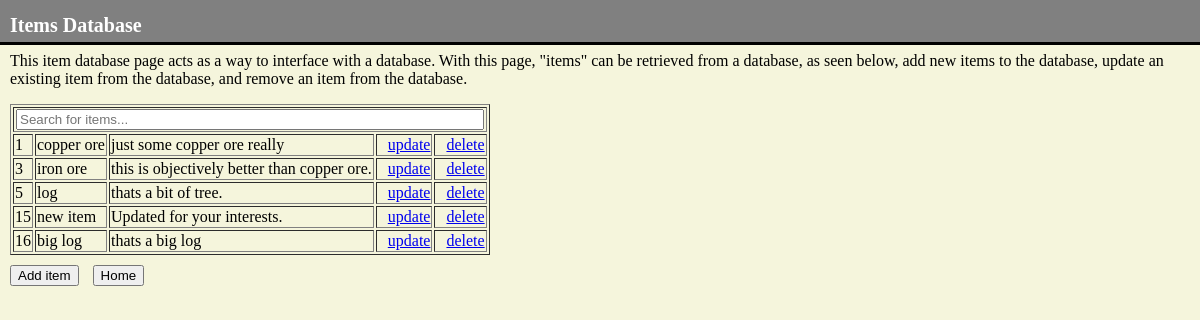
The app's page /items/ with its own data.
### items/models.py (models this page shows)
class Items(models.Model):
  itemname = models.CharField(max_length=255)
  itemdesc = models.CharField(max_length=255)

### items/views.py (the view)
# urls.py: path('', views.index, name='index'),
def index (request) :
    items = Items.objects.all().values()
    template = loader.get_template('index.html')
    context = {
        'items' : items,
    }
    return HttpResponse(template.render(context, request))

### items/templates/index.html (shortened to what this page needs)
<!DOCTYPE html>
{% load static %}
<HTML>
    <head>
        <link rel="stylesheet" href="{% static 'items/index.css' %}">
    </head>
<body>
<div class = "header">
    <h1>Items Database</h1>
</div>
<br><br>
<p>This item database page acts as a way to interface with a database.
With this page, "items" can be retrieved from a database, as seen below,
add new items to the database, update an existing item from the database,
and remove an item from the database.
</p>
<div id="itemContainer" class="container">
    <table border="1", id="itemsTable">
        <th colspan="5"><input type="text" id="itemInput" placeholder="Search for items..." onkeyup='searchTable()'></input></th>
        {% for item in items %}
        <tr>
        <td>{{ item.id }}</td>
        <td>{{ item.itemname }}</td>
        <td>{{ item.itemdesc }}</td>
        <td><a href="update/{{ item.id }}">update</a></td>
        <td><a href="delete/{{ item.id }}">delete</a></td>
        </tr>
        {% endfor %}
        </table>
</div>
<div id="buttonContainer" class="buttonContainer">
    <a href="add/"><button>Add item</button></a>
    <a href="/"><button>Home</button></a>
</div>
</body>
</HTML>

### items/static/items/index.css (style rules this page uses)
.header { margin-left:0%; text-align: justify; height: 40px; padding: 1em; background: gray; padding-left:10px; padding-bottom: 1px; padding-top: 1px; border-color:black; border-bottom-style: solid; position: fixed; width: 100%; color:white; }
body { margin:0; background-color:beige; }
h1 { font-size: 20px; }
p { margin-left:10px; }
a { margin-left:10px; }
.container { margin-left:10px; }
th input { width:calc(100% - 10px); }
.buttonContainer { padding-top:10px; }

### records on screen
Items: id "1", itemname "copper ore", itemdesc "just some copper ore really"
Items: id "3", itemname "iron ore", itemdesc "this is objectively better than copper ore."
Items: id "5", itemname "log", itemdesc "thats a bit of tree."
Items: id "15", itemname "new item", itemdesc "Updated for your interests."
Items: id "16", itemname "big log", itemdesc "thats a big log"
